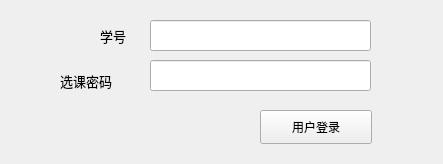
<?xml version="1.0" encoding="UTF-8"?>
<ui version="4.0">
 <class>MainWindow</class>
 <widget class="QMainWindow" name="MainWindow">
  <property name="geometry">
   <rect>
    <x>0</x>
    <y>0</y>
    <width>443</width>
    <height>164</height>
   </rect>
  </property>
  <property name="windowTitle">
   <string>用户登录</string>
  </property>
  <property name="windowIcon">
   <iconset>
    <normaloff>favicon.ico</normaloff>favicon.ico</iconset>
  </property>
  <widget class="QWidget" name="centralwidget">
   <widget class="QLabel" name="label_pwd">
    <property name="geometry">
     <rect>
      <x>60</x>
      <y>65</y>
      <width>91</width>
      <height>31</height>
     </rect>
    </property>
    <property name="font">
     <font>
      <family>Adobe Arabic</family>
      <pointsize>10</pointsize>
     </font>
    </property>
    <property name="layoutDirection">
     <enum>Qt::RightToLeft</enum>
    </property>
    <property name="text">
     <string>选课密码</string>
    </property>
   </widget>
   <widget class="QLabel" name="label_username">
    <property name="geometry">
     <rect>
      <x>100</x>
      <y>20</y>
      <width>51</width>
      <height>31</height>
     </rect>
    </property>
    <property name="font">
     <font>
      <family>Adobe Arabic</family>
      <pointsize>10</pointsize>
     </font>
    </property>
    <property name="layoutDirection">
     <enum>Qt::RightToLeft</enum>
    </property>
    <property name="text">
     <string>学号</string>
    </property>
   </widget>
   <widget class="QPushButton" name="button_login">
    <property name="geometry">
     <rect>
      <x>260</x>
      <y>110</y>
      <width>112</width>
      <height>34</height>
     </rect>
    </property>
    <property name="text">
     <string>用户登录</string>
    </property>
   </widget>
   <widget class="QLineEdit" name="line_username">
    <property name="geometry">
     <rect>
      <x>150</x>
      <y>20</y>
      <width>221</width>
      <height>31</height>
     </rect>
    </property>
   </widget>
   <widget class="QLineEdit" name="line_pwd">
    <property name="geometry">
     <rect>
      <x>150</x>
      <y>60</y>
      <width>221</width>
      <height>31</height>
     </rect>
    </property>
   </widget>
  </widget>
 </widget>
 <resources/>
 <connections/>
</ui>
